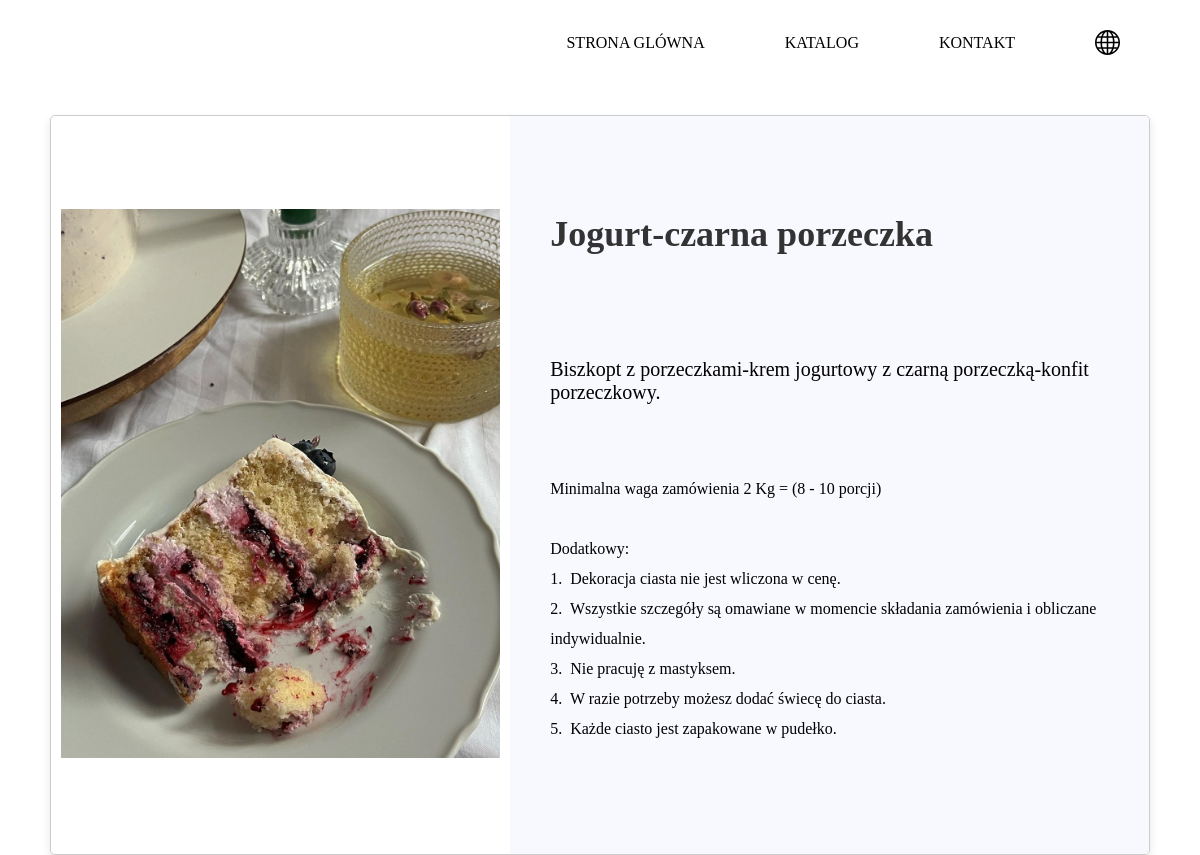
Screenshot of /category/1/items/4 with the database file from the repository.
### sql_app/product_model.py (models this page shows)
class Item(Base):
    __tablename__ = "items"
    id = Column(Integer, primary_key=True)
    name = Column(String, nullable=False)
    description = Column(String)
    price = Column(Integer, nullable=False)
    in_stock = Column(Boolean, default=True)
    images_id = Column(Integer)
    images_url = Column(String)
    innader_info = Column(String)
    name_rus = Column(String)
    description_rus = Column(String)
    innader_info_rus = Column(String)
    name_eng = Column(String)
    description_eng = Column(String)
    innader_info_eng = Column(String)
    category_id = Column(Integer, ForeignKey('categories.id'))
    category = relationship("Category", back_populates="items")

### sql_app/main.py (the view)
@app.get("/category/{cat_id}/items/{item_id}", tags=['one_in_one_category'], response_class=HTMLResponse)
async def read_product_by_id(request: Request, cat_id: int, item_id: int, db: Session = Depends(get_db)):
    only_one_item_id = crud.get_product_by_id(cat_id, item_id, db)
    if only_one_item_id is None:
        raise HTTPException(status_code=400, detail="Item not found in Category ERROR")
    return templates.TemplateResponse(
        "item.html", {"request": request, "name": "item", "only_one_item_id": only_one_item_id})

### templates/item.html (shortened to what this page needs)
{% extends "base.html" %}
{% block content %}
{% if only_one_item_id %}
<div class="item-doker">
    <div class="item-cont-images">
         <img class="item-images" src="{{ only_one_item_id.images_url }}{{ only_one_item_id.images_id }}.jpg" alt="Product Image">
    </div>
    <div class="item-info">
        <h1 class="item_name">{{ only_one_item_id.name }}</h1>
        <p class="item_title">{{ only_one_item_id.description }}</p>
        {% if not only_one_item_id.category_id == 2 %}
        <p class="item_inader">{{only_one_item_id.innader_info}}</p>
        {% endif %}
    </div>
   {% else %}
       <p>Товар не найден.</p>
</div>
{% endif %}
{% endblock %}

### static/item_card.css (style rules this page uses)
.item-doker { display: flex; align-items: center; margin: 30px 50px; border: 1px solid #ccc; border-radius: 5px; overflow: hidden; box-shadow: 0 4px 8px rgba(0, 0, 0, 0.1); }
.item-cont-images { flex: 0 0 40%; padding: 10px; }
.item-images { max-width: 100%; height: auto; }
.item-info { flex: 1; padding: 40px; background: ghostwhite; }
.item_name { font-size: 36px; color: #333; height: 3em; display: flex; align-items: center; }
.item_title { font-size: 20px; color: black; margin: 70px 0; white-space: break-spaces; }
.item_inader { margin: 70px 0; white-space: pre-wrap; line-height: 30px; }

### static/home.css (style rules this page uses)
body { background-image: url(/static/images/background2.jpg); background-size: cover; background-position: center; background-repeat: no-repeat; height: 50vh; margin: 0; background-attachment: fixed; }

### rows the page displays
Item: images_url (picture), name "Jogurt-czarna porzeczka", description "Biszkopt z porzeczkami-krem jogurtowy z czarną porzeczką-konfit porzeczkowy.", innader_info "Minimalna waga zamówienia 2 Kg = (8 - 10 porcji) Dodatkowy: 1. Dekoracja ciasta nie jest wliczona w cenę. 2. Wszystkie szczegóły są omawiane w momencie składania zamówienia i obliczane indywidualnie. 3. Nie pracuję z mastyksem. 4. W razie potrzeby możesz dodać świecę do ciasta. 5. Każde ciasto jest zapakowane w pudełko."
